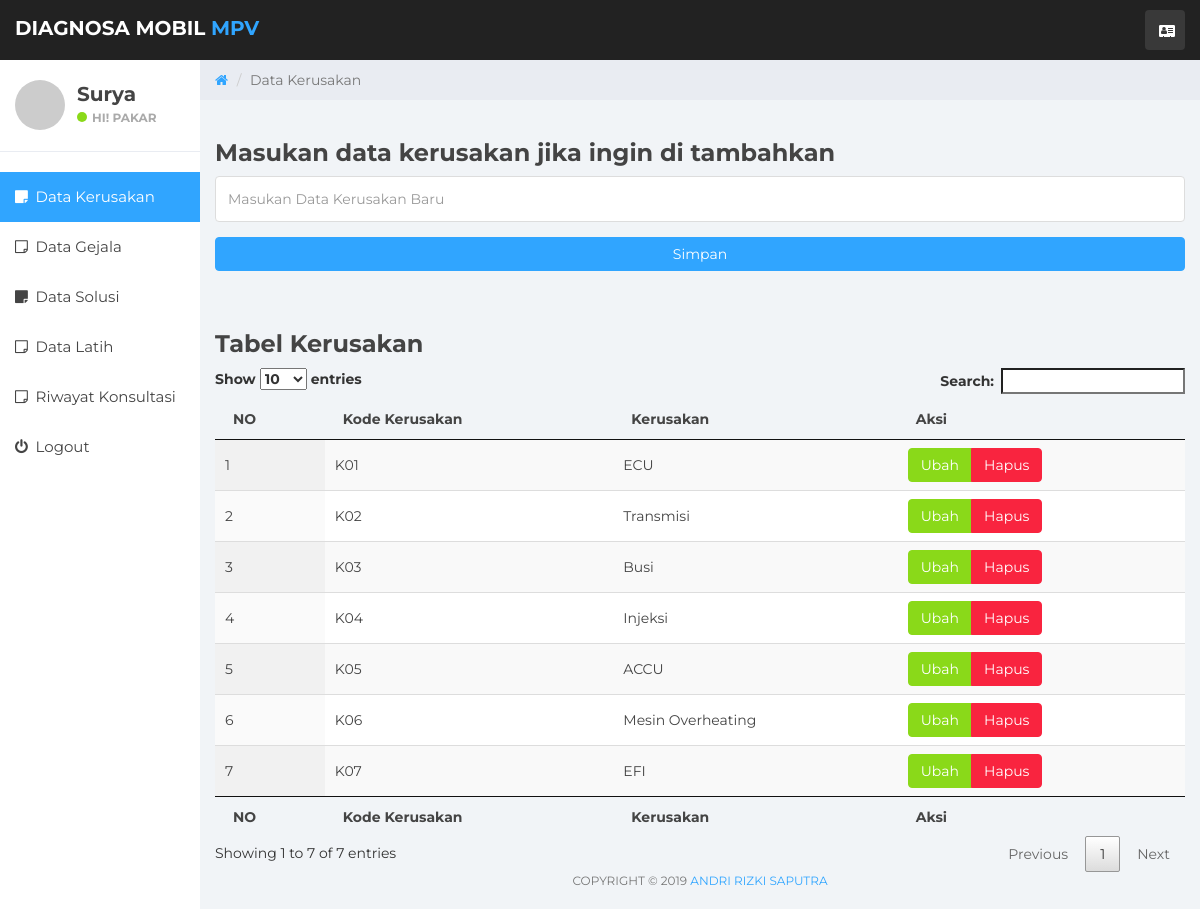
/pakar/data_kerusakan.php (signed in), run on the app's committed database.
### tables this page shows
CREATE TABLE `kerusakan` (
  `no` int(5) NOT NULL,
  `kode_k` varchar(10) NOT NULL,
  `kerusakan` text NOT NULL
);

### proses/koneksi.php (called while the page is built, shortened)
<?php
class Database
{
	var $host = "localhost";
	var $uname = "root";
	var $pass = "";
	var $db = "db_kerusakan";
	function __construct()
	{
		$this->db = mysqli_connect($this->host, $this->uname, $this->pass, $this->db);
	}
	public function tampil_kerusakan()
	{
		$query = mysqli_query($this->db, "SELECT * FROM kerusakan");
		$data = array();
		while ($x = mysqli_fetch_array($query)) {
			$data[] = $x;
		}
		return $data;
	}
}
  ?>

### pakar/data_kerusakan.php (the view, shortened to what this page needs)
<?php
if (empty($_SESSION['username']) || $_SESSION['status'] == '1' || $_SESSION['status'] == '3'){
    echo "<script>alert('Login terlebih dahulu.'); window.location = '../index.php'</script>";
}else
require '../proses/koneksi.php';
$db = new Database();
$kerusakan = $db->tampil_kerusakan();
 ?>
<!DOCTYPE html>
<html>
<head>
  <link href="../tampilan/css/bootstrap.min.css" rel="stylesheet">
  <link href="../tampilan/css/font-awesome.min.css" rel="stylesheet">
  <link href="../tampilan/css/datepicker3.css" rel="stylesheet">
  <link href="../tampilan/css/styles.css" rel="stylesheet">
  <link href="../tampilan/tables/jquery.dataTables.min.css" rel="stylesheet">
</head>
<body>
<nav class="navbar navbar-custom navbar-fixed-top" role="navigation">
    <div class="container-fluid">
      <div class="navbar-header">
        <a class="navbar-brand" href="#"><b>Diagnosa Mobil <span>MPV</span></a></b>
        <ul class="nav navbar-top-links navbar-right">
          <li class="dropdown">
            <a class="dropdown-toggle count-info" href="profil.php"><em class="fa fa-address-card"></em></a>
          </li>
        </ul>
      </div>
    </div>
  </nav>
  <div id="sidebar-collapse" class="col-sm-3 col-lg-2 sidebar">
    <div class="profile-sidebar">
      <div class="profile-userpic">
        <img src="http://placehold.it/50/30a5ff/fff" class="img-responsive" alt="">
      </div>
      <div class="profile-usertitle">
        <div class="profile-usertitle-name"><b><?php echo $_SESSION['nama']; ?></b></div>
        <div class="profile-usertitle-status"><span class="indicator label-success"></span><b>HI! Pakar</b></div>
      </div>
    </div>
    <ul class="nav menu">
      <li class="active"><a href="data_kerusakan.php"><em class="fa fa-sticky-note">&nbsp;</em> Data Kerusakan</a></li>
      <li><a href="data_gejala.php"><em class="fa fa-sticky-note-o">&nbsp;</em> Data Gejala</a></li>
      <li><a href="data_solusi.php"><em class="fa fa-sticky-note">&nbsp;</em> Data Solusi</a></li>
      <li><a href="data_latih.php"><em class="fa fa-sticky-note-o">&nbsp;</em> Data Latih</a></li>
      <li><a href="riwayat_kerusakan_pengguna.php"><em class="fa fa-sticky-note-o">&nbsp;</em> Riwayat Konsultasi</a></li>
      <li><a href="../proses/proses.php?&logout"><em class="fa fa-power-off">&nbsp;</em> Logout</a></li>
    </ul>
  </div>
  <div class="col-sm-9 col-sm-offset-3 col-lg-10 col-lg-offset-2 main">
    <div class="row">
      <ol class="breadcrumb">
        <li><a href="http://localhost/sistem_pakar/pakar/data.php">
          <em class="fa fa-home"></em>
        </a></li>
        <li class="active">Data Kerusakan</li>
      </ol>
    </div>
    <div>
        <br>
        <h3><b>Masukan data kerusakan jika ingin di tambahkan</b></h3>
        <form method="post" action="../proses/proses.php">
        <div class="form-group">
          <input class="form-control" type="text" name="kerusakan" placeholder="Masukan Data Kerusakan Baru">
        </div>
        <button class="btn btn-primary btn-block" name="simpan_kerusakan">Simpan</button>
        </form>
        <br><br>
        <h3><b>Tabel Kerusakan</b></h3>
        <table id="kerusakan" class="display nowrap" style="width:100%">
        <thead>
          <tr>
            <th>NO</th>
            <th>Kode Kerusakan</th>
            <th>Kerusakan</th>
            <th>Aksi</th>
          </tr>
        </thead>
        <tbody>
          <?php $i = 1;
          foreach ($kerusakan as $key => $value) {?>
            <tr>
              <td><?php echo $i; ?></td>
              <td><?php echo $value['kode_k']; ?></td>
              <td><?php echo $value['kerusakan']; ?></td>
              <td>
                <div class="btn-group">
                  <a  class="btn btn-success" href="edit/edit_kerusakan.php?no=<?php echo $value['kode_k'] ?>">Ubah</a>
                  <a class="btn btn-danger" href="../proses/proses.php?no=<?php echo $value['kode_k'] ?>&hapus_kerusakan">Hapus</a>
                </div>
              </td>
            </tr>
          <?php $i++;} ?>
        </tbody>
        <tfoot>
          <tr>
            <th>NO</th>
            <th>Kode Kerusakan</th>
            <th>Kerusakan</th>
            <th>Aksi</th>
          </tr>
        </tfoot>
        </table>
    </div>
    <div class="col-sm-12">
        <p class="back-link">Copyright © 2019 <a href="http://localhost/sistem_pakar/pakar/data_kerusakan.php">Andri Rizki Saputra</a></p>
    </div>
  </div>
</body>
</html>

### tampilan/css/styles.css (style rules this page uses)
body { background: #f1f4f7; padding-top: 60px; font-size: 14px; color: #444444; font-family: "Montserrat", "Helvetica Neue", Helvetica, Arial, sans-serif; }
p { color: #777; }
a, a:hover, a:focus { color: #30a5ff; }
h1, h2, h3, h4, h5, h6 { color: #444444; }
h3, h4 { font-weight: 300; }
input.form-control { border: 1px solid #ddd; box-shadow: none; height: 46px; }
.navbar-custom { background: #222; height: 60px; }
.navbar-header .navbar-brand { color: #fff; font-size: 20px; text-transform: uppercase; font-weight: 500; height: 60px; padding-top: 18px; }
.navbar-header .navbar-brand span { color: #30a5ff; }
.dropdown { background: rgba(255, 255, 255, 0.1); float: left; margin: 10px 8px; padding: 0px; border-radius: 4px; }
.dropdown a.dropdown-toggle { color: #fff; height: 40px; width: 40px; padding-top: 11px; padding-left: 9px; }
.navbar-top-links li:last-child { margin-right: 15px; }
.dropdown em { margin: 0 5px; }
.btn-primary, .btn-primary:hover, .btn-primary:focus, .btn-primary:active, .btn-primary.active, .open > .dropdown-toggle.btn-primary, .btn-primary.disabled, .btn-primary[disabled], fieldset[disabled] .btn-primary, .btn-primary.disabled:hover, .btn-primary[disabled]:hover, fieldset[disabled] .btn-primary:hover, .btn-primary.disabled:focus, .btn-primary[disabled]:focus, fieldset[disabled] .btn-primary:focus, .btn-primary.disabled:active, .btn-primary[disabled]:active, fieldset[disabled] .btn-primary:active, .btn-primary.disabled.active, .btn-primary[disabled].active, fieldset[disabled] .btn-primary.active { background-color: #30a5ff; border-color: #30a5ff; }
.btn-success, .btn-success:hover, .btn-success:focus, .btn-success:active, .btn-success.active, .open > .dropdown-toggle.btn-success, .btn-success.disabled, .btn-success[disabled], fieldset[disabled] .btn-success, .btn-success.disabled:hover, .btn-success[disabled]:hover, fieldset[disabled] .btn-success:hover, .btn-success.disabled:focus, .btn-success[disabled]:focus, fieldset[disabled] .btn-success:focus, .btn-success.disabled:active, .btn-success[disabled]:active, fieldset[disabled] .btn-success:active, .btn-success.disabled.active, .btn-success[disabled].active, fieldset[disabled] .btn-success.active { background-color: #8ad919; border-color: #8ad919; }
.btn-danger, .btn-danger:hover, .btn-danger:focus, .btn-danger:active, .btn-danger.active, .open > .dropdown-toggle.btn-danger, .btn-danger.disabled, .btn-danger[disabled], fieldset[disabled] .btn-danger, .btn-danger.disabled:hover, .btn-danger[disabled]:hover, fieldset[disabled] .btn-danger:hover, .btn-danger.disabled:focus, .btn-danger[disabled]:focus, fieldset[disabled] .btn-danger:focus, .btn-danger.disabled:active, .btn-danger[disabled]:active, fieldset[disabled] .btn-danger:active, .btn-danger.disabled.active, .btn-danger[disabled].active, fieldset[disabled] .btn-danger.active { background-color: #f9243f; border-color: #f9243f; }
.label-success { background-color: #8ad919; }
.navbar { border: 0; }
.sidebar { display: block; padding: 0; display: none; box-shadow: none; background: #fff; }
.sidebar ul { margin: 20px 0px; }
@media (min-width: 768px) { .sidebar { display: block; position: fixed; top: 60px; bottom: 0; left: 0; z-index: 1000; display: block; margin: 0; padding: 0; overflow-x: hidden; overflow-y: auto; } }
@media (min-width: 768px) { .navbar-header { width: 100%; } }
.sidebar ul.nav .active a, .sidebar ul.nav li.parent a.active, .sidebar ul.nav .active > a:hover, .sidebar ul.nav li.parent a.active:hover, .sidebar ul.nav .active > a:focus, .sidebar ul.nav li.parent a.active:focus { color: #fff; background-color: #30a5ff; }
.sidebar ul.nav li a { height: 50px; font-size: 15px; line-height: 2em; color: #444444; }
.profile-sidebar { padding: 10px 0; border-bottom: 1px solid #e9ecf2; }
.indicator { width: 10px; height: 10px; display: inline-block; border-radius: 9999px; margin-right: 5px; }
.profile-userpic img { float: left; margin: 10px 0px 0px 15px; width: 50px; height: 50px; border-radius: 9999px !important; }
.profile-usertitle { float: left; text-align: left; margin: 10px 0 0 12px; }
.profile-usertitle-name { font-size: 20px; margin-bottom: 0px; }
.profile-usertitle-status { text-transform: uppercase; color: #AAA; font-size: 12px; font-weight: 600; margin-bottom: 15px; }
.breadcrumb { border-radius: 0; padding: 10px 15px 10px 15px; background: #e9ecf2; margin: 0; }
p.back-link { text-align: center; margin-bottom: 20px; font-size: 12px; text-transform: uppercase; }

### data on the page
kerusakan: kode_k "K01", kerusakan "ECU"
kerusakan: kode_k "K02", kerusakan "Transmisi"
kerusakan: kode_k "K03", kerusakan "Busi"
kerusakan: kode_k "K04", kerusakan "Injeksi"
kerusakan: kode_k "K05", kerusakan "ACCU"
kerusakan: kode_k "K06", kerusakan "Mesin Overheating"
kerusakan: kode_k "K07", kerusakan "EFI"

### other printed values
$_SESSION['nama'] "Surya"
